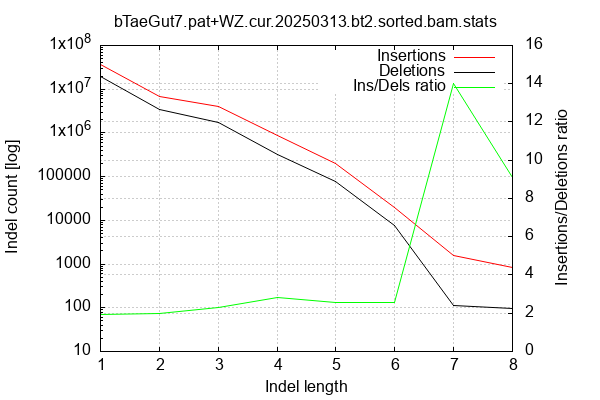

Write gnuplot code to recreate this figure.

        set terminal png size 600,400 truecolor
        set output "pat+WZ_bt2/pat+WZ_bt2-indel-dist.png"
        set grid xtics ytics y2tics back lc rgb "#cccccc"
        set style line 1 linetype 1  linecolor rgb "red"
        set style line 2 linetype 2  linecolor rgb "black"
        set style line 3 linetype 3  linecolor rgb "green"
        set style increment user
        set ylabel "Indel count [log]"
        set xlabel "Indel length"
        set y2label "Insertions/Deletions ratio"
        set log y
        set y2tics nomirror
        set ytics nomirror
        set title "bTaeGut7.pat+WZ.cur.20250313.bt2.sorted.bam.stats" noenhanced
        plot '-' w l ti 'Insertions', '-' w l ti 'Deletions', '-' axes x1y2 w l ti "Ins/Dels ratio"
    1	37723851
2	6811602
3	4046885
4	896428
5	202397
6	19752
7	1541
8	857
end
1	19410482
2	3398589
3	1761080
4	320311
5	78971
6	7678
7	110
8	94
end
1	1.943478
2	2.004244
3	2.297956
4	2.798618
5	2.562928
6	2.572545
7	14.009091
8	9.117021
end
